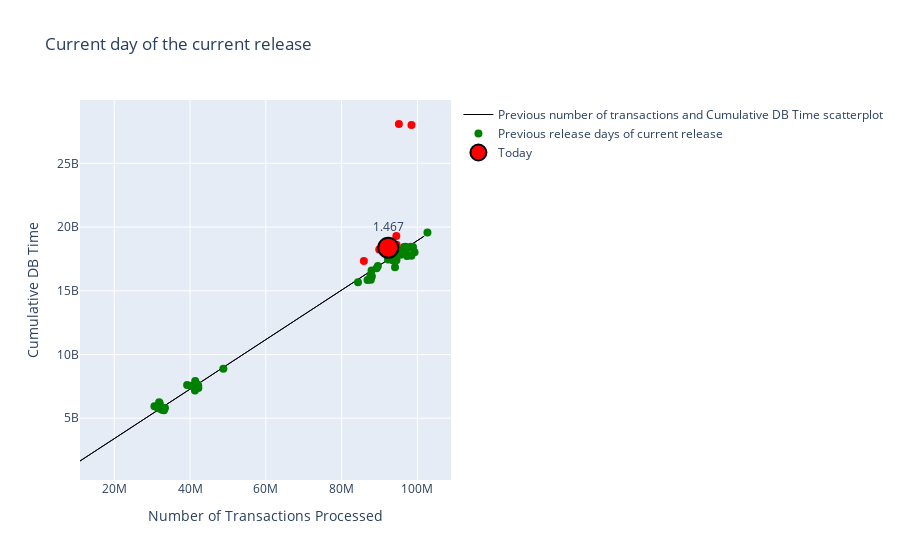

This figure's notebook cell:
### Code cell
#larger dot for current day of the current release plotted 
today=go.Scatter(x=df_zscore_today['Count'], y=df_zscore_today[metric], 
                  mode='text+markers', marker_size=20, 
                  text=str(np.round(df_zscore_today['zscore'].iloc[0],3)), textposition = 'top center', 
                  hovertext= df_zscore_today['Date'],name = 'Today', 
                  marker_color=df_zscore_today['zscore_color'],
                  marker=dict(size=10, line=dict(width=2, color='black')))
go.Figure(data=[linear_regression_line, previous_days_of_curr_release, today]).update_layout(
    title="Current day of the current release",
    xaxis_title='Number of Transactions Processed', yaxis_title= metric)
